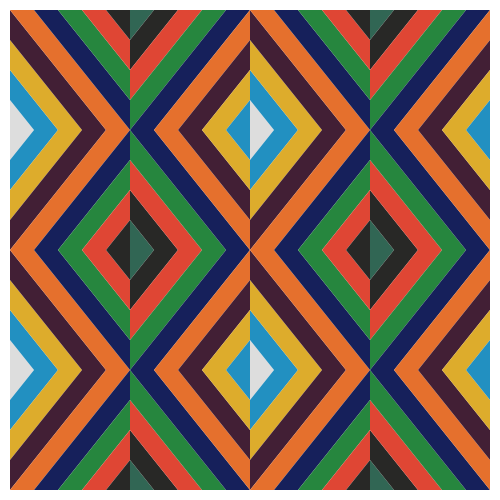
Frame 1 (no input)
Frame 60 (the mouse pressed at the canvas centre just before this capture): identical to frame 1, image omitted
Frame 120 (the mouse held since frame 60 and released just before this capture): identical to frame 1, image omitted

The Processing sketch that drew this single still picture (run headless with seeded random() and noise(); from frame 60 on, the mouse is pressed at the canvas centre):

// Processing sketch: Stephenator
// ── Stephenator.pde
StephenWestfall artist = new StephenWestfall();

float   painting_x;
float   painting_y;
float   painting_width;
float   painting_height;

int     painting_rows;
int     painting_colums;
Direction start_direction;

int     square_division;
color[] square_colors,square_colors2;

float   frames;
float   frame_size;
float   frame_distance;
color[] frame_colors;

void setup() {
  size(500, 500);
  //Propriedades da arte
  painting_x = 10;
  painting_y = 10;
  painting_width = 480;
  painting_height = 480;
  //Divisão da arte
  painting_rows = 4;
  painting_colums = 4;
  start_direction = Direction.LEFT;
  //Propriedade do elemento 'squares'
  square_division = 9;
  //Paleta de cores 1
  square_colors = artist.colors;
  //Paleta de cores 2
  square_colors2 = new color[]{
    artist.colors[9], 
    artist.colors[8], 
    artist.colors[7], 
    artist.colors[6], 
    artist.colors[5], 
    artist.colors[4], 
    artist.colors[3], 
    artist.colors[2], 
    artist.colors[1], 
    artist.colors[0]};
  //Propriedade do elemento 'frames'
  frames = 0;
  frame_size = width/12;
  frame_distance = frame_size*2;
  frame_colors = artist.colors; 
}

void draw() {
  background(255);
  noStroke();
  artist.drawPainting(painting_x, painting_y, painting_width, painting_height, painting_rows, painting_colums, square_division, start_direction, square_colors, square_colors2);
}
// ── StephenWestfall.pde
class StephenWestfall 
{
  Boolean orginal_square_division = true;
  color[] colors = {
    color(221, 221, 221), //branco
    color(34, 144, 193), //azul
    color(221, 172, 44), //amarelo
    color(66, 31, 53), //roxo
    color(229, 112, 45), //laranja
    color(22, 32, 91), //azul escuro
    color(38, 134, 62), //verde
    color(223, 70, 52), //vermelho
    color(40, 40, 38), //preto
    color(49, 102, 84) //verde musgo
  };
  //Método para criação da arte
  void drawPainting(float x, float y, float w, float h, int row, int col, int square_division, Direction start_direction, color...c) {
    color[][] colors = {c};
    drawPainting(x,y,w,h,row,col,square_division,start_direction,colors);
  }
  void drawPainting(float x, float y, float w, float h, int row, int col, int square_division, Direction start_direction, color[]...c) { 
    float square_width = w/col;
    float square_height = h/row;
    int i, j, fill_colors = 0; 
    Direction current_direction = start_direction;
    for (i = 0; i < row; i++) {
      for (j = 0; j < col; j++) {
        drawColorFullSquare(x+(square_width*j), y+(square_height*i), square_width, square_height, square_division, current_direction, c[fill_colors]);
        if (start_direction == Direction.LEFT) current_direction = (current_direction==start_direction) ? Direction.RIGHT : Direction.LEFT;
        else current_direction = (current_direction==start_direction) ? Direction.LEFT : Direction.RIGHT;
        fill_colors = (fill_colors+1<c.length) ? fill_colors+1 : 0 ;
      }
      if ( row % 2 == 0 ) { 
        if (start_direction == Direction.LEFT) current_direction = (current_direction==start_direction) ? Direction.RIGHT : Direction.LEFT;
        else current_direction = (current_direction==start_direction) ? Direction.LEFT : Direction.RIGHT;
      }
    }
  }
  void drawColorFullSquare(float x, float y, float w, float h, int n, Direction d, color...c) {
    if (orginal_square_division) {
      drawOriginalColorfulSquare(x,y,w,h,n,d,c);
    } else {
      drawFixedColorFullSquare(x,y,w,h,n,d,c);
    }
  }
  //Vesão 'corrigida' do quadrado listrado
  void drawFixedColorFullSquare(float x, float y, float w, float h, int n, Direction d, color...c) {
    //Iniciando variáveis
    int i, half_n, fill_index = 0;
    //Largura horizontal da barra
    float bar_width = (w*2)/n;
    //Largura vertical da barra
    float bar_height = (h*2)/n;
    //Metade da largura horizontal da barra
    float half_bar_width = bar_width/2;
    //Metade da largura vertical da barra
    float half_bar_height = bar_height/2;
    //Verifica se o número total de barras é ímpar. Caso verdadeiro, ele faz o desenho utilizando o algorítimo que faz o desenho da barra central
    if (n%2>0) {
      half_n = (n-1)/2;
      //Lado1
      for (i=0; i<half_n; i++) {
        fill(c[fill_index]);
        if (d==Direction.LEFT) quad(x, y+h-(bar_height*i), x+(bar_width*i), y+h, x+(bar_width*(i+1)), y+h, x, y+h-(bar_height*(i+1)));
        else quad(x, y+(bar_height*i), x+(bar_width*i), y, x+(bar_width*(i+1)), y, x, y+(bar_height*(i+1)));
        fill_index = (fill_index+1<c.length) ? fill_index+1 : 0 ;
      }
      //Desenho da barra central
      fill(c[fill_index]);
      if (d==Direction.LEFT) {
        beginShape();
        vertex(x, y);
        vertex(x+half_bar_width, y);
        vertex(x+w, y+h-half_bar_height);
        vertex(x+w, y+h);
        vertex(x+w-half_bar_width, y+h);
        vertex(x, y+half_bar_height);
        endShape(CLOSE);
      } else {
        beginShape();
        vertex(x, y+h);
        vertex(x, y+h-half_bar_height);
        vertex(x+w-half_bar_width, y);
        vertex(x+w, y);
        vertex(x+w, y+half_bar_height);
        vertex(x+half_bar_width, y+h);
        endShape(CLOSE);
      }
      fill_index = (fill_index+1<c.length) ? fill_index+1 : 0 ;
      //Lado 2
      for (i=0; i<half_n; i++) {
        fill(c[fill_index]);
        if (d==Direction.LEFT) quad(x+(bar_width*i)+half_bar_width, y, x+w, y+h-(bar_height*i)-half_bar_height, x+w, y+h-(bar_height*(i+1))-half_bar_height, x+(bar_width*(i+1))+half_bar_width, y);
        else quad(x+(bar_width*i)+half_bar_width, y+h, x+w, y+(bar_height*i)+half_bar_height, x+w, y+(bar_height*(i+1))+half_bar_height, x+(bar_width*(i+1))+half_bar_width, y+h);
        fill_index = (fill_index+1<c.length) ? fill_index+1 : 0 ;
      }
    //Caso o número de barras seja par, ele faz o desenho utilizando o algorítimo que divide o número total de barras pela metade
    } else {
      //Lado 1
      for (i=0; i<n/2; i++) {
        fill(c[fill_index]);
        if (d==Direction.LEFT) quad(x, y+h-(bar_height*i), x+(bar_width*i), y+h, x+(bar_width*(i+1)), y+h, x, y+h-(bar_height*(i+1)));
        else quad(x, y+(bar_height*i), x+(bar_width*i), y, x+(bar_width*(i+1)), y, x, y+(bar_height*(i+1)));
        fill_index = (fill_index+1<c.length) ? fill_index+1 : 0 ;
      }
      //Lado 2
      for (i=0; i<n/2; i++) {
        fill(c[fill_index]);
        if (d==Direction.LEFT) quad(x+(bar_width*i), y, x+w, y+h-(bar_height*i), x+w, y+h-(bar_height*(i+1)), x+(bar_width*(i+1)), y);
        else quad(x+(bar_width*i), y+h, x+w, y+(bar_height*i), x+w, y+(bar_height*(i+1)), x+(bar_width*(i+1)), y+h);
        fill_index = (fill_index+1<c.length) ? fill_index+1 : 0 ;
      }
    }
  }
  //Vesão original do quadrado listrado
  void drawOriginalColorfulSquare(float x, float y, float w, float h, int n, Direction d, color...c) {
    //Iniciando variáveis
    int i, half_n, fill_index = 0;
    float bar_width, bar_height;
    //Verifica se o número total de barras é ímpar. Caso verdadeiro, ele faz o desenho utilizando o algorítimo que faz o desenho da barra central
    if (n%2>0) {
      //Número de barras de cada lado
      half_n = (n-1)/2;
      //Largura horizontal da barra
      bar_width = w/((n+1)/2);
      //Largura vertical da barra
      bar_height = h/((n-1)/2);
      //Lado esquerdo
      for (i=0; i<half_n; i++) {
        fill(c[fill_index]);
        if (d==Direction.LEFT) quad(x, y+h-(bar_height*i), x+(bar_width*i), y+h, x+(bar_width*(i+1)), y+h, x, y+h-(bar_height*(i+1)));
        else quad(x+(bar_width*i), y, x, y+(bar_height*i), x, y+(bar_height*(i+1)), x+(bar_width*(i+1)), y);
        fill_index = (fill_index+1<c.length) ? fill_index+1 : 0 ;
      }
      //Barra central
      fill(c[fill_index]);
      if (d==Direction.LEFT) quad(x, y, x+w-bar_width, y+h, x+w, y+h, x+bar_width, y);
      else quad(x, y+h, x+w-bar_width, y, x+w, y, x+bar_width, y+h);
      fill_index = (fill_index+1<c.length) ? fill_index+1 : 0 ;
      //Lado direito
      for (i=0; i<half_n; i++) {
        fill(c[fill_index]);
        if (d==Direction.LEFT) quad(x+(bar_width*(i+1)), y, x+w, y+h-(bar_height*i), x+w, y+h-(bar_height*(i+1)), x+(bar_width*(i+2)), y);
        else quad(x+(bar_width*(i+1)), y+h, x+w, y+(bar_height*i), x+w, y+(bar_height*(i+1)), x+(bar_width*(i+2)), y+h);
        fill_index = (fill_index+1<c.length) ? fill_index+1 : 0 ;
      }
    //Caso o número de barras seja par, ele faz o desenho utilizando o algorítimo que divide o número total de barras pela metade
    } else {
      //Número de barras de cada lado
      half_n = n/2;
      //Largura horizontal da barra
      bar_width = (w*2)/n;
      //Largura vertical da barra
      bar_height = (h*2)/n;
      //Lado direto
      for (i=0; i<half_n; i++) {
        fill(c[fill_index]);
        if (d==Direction.LEFT) quad(x, y+h-(bar_height*i), x+(bar_width*i), y+h, x+(bar_width*(i+1)), y+h, x, y+h-(bar_height*(i+1)));
        else quad(x, y+(bar_height*i), x+(bar_width*i), y, x+(bar_width*(i+1)), y, x, y+(bar_height*(i+1)));
        fill_index = (fill_index+1<c.length) ? fill_index+1 : 0 ;
      }
      //Lado esquerdo
      for (i=0; i<half_n; i++) {
        fill(c[fill_index]);
        if (d==Direction.LEFT) quad(x+(bar_width*i), y, x+w, y+h-(bar_height*i), x+w, y+h-(bar_height*(i+1)), x+(bar_width*(i+1)), y);
        else quad(x+(bar_width*i), y+h, x+w, y+(bar_height*i), x+w, y+(bar_height*(i+1)), x+(bar_width*(i+1)), y+h);
        fill_index = (fill_index+1<c.length) ? fill_index+1 : 0 ;
      }
    }
  }  
  //Desenho dos quadros sobre o quadrado listrado
  void drawOverFrames(float l, float s, float d, color...c) {
    int i, fill_index = 0;
    fill(c[fill_index]);
    for (i = 0; i<l; i++) {
      fill(140);
      rect(width/2-s-d*i, height/2-s-(d*i), s*2+((d*i)*2), s);
      rect(width/2-s-d*i, height/2+(d*i), s*2+((d*i)*2), s);
      rect(width/2-s-d*i, height/2-s-(d*i), s, s*2+((d*i)*2));
      rect(width/2+d*i, height/2-s-(d*i), s, s*2+((d*i)*2));
      fill_index = (fill_index+1<c.length) ? fill_index+1 : 0 ;
    }
  }
  //Desenho do triângulo colorido
  void drawColorfulTriangle(float x, float y, float w, float h, int n, Direction d, color...c) {
    if (n>0) {
      int fill_index = 0;
      float intervalo_w = w/n;
      float intervalo_h = h/n;
      for (int i = 0; i < n; i++) {
        fill(c[fill_index]);
        switch(d) {
          case LEFT_DOWN:
            drawTriangle(x, y+(intervalo_h*i), w-(intervalo_w*i), h-(intervalo_h*i), d);
            break;
          case RIGHT_UP:
            drawTriangle(x+(intervalo_w*i), y, w-(intervalo_w*i), h-(intervalo_h*i), d);
            break;
          case LEFT_UP:
            drawTriangle(x, y, w-(intervalo_w*i), h-(intervalo_h*i), d);
            break;
          case RIGHT_DOWN:
            drawTriangle(x+(intervalo_w*i), y+(intervalo_w*i), w-(intervalo_w*i), h-(intervalo_h*i), d);
            break;
          case UP:
            drawTriangle(x+(intervalo_w*i)/2, y, w-(intervalo_w*i), h-(intervalo_h*i), d);
            break;
         case DOWN:
            drawTriangle(x+(intervalo_w*i)/2, y+(intervalo_w*i), w-(intervalo_w*i), h-(intervalo_h*i), d);
            break;
         case LEFT:
            drawTriangle(x, y+(intervalo_w*i)/2, w-(intervalo_w*i), h-(intervalo_h*i), d);
            break;
         case RIGHT:
            drawTriangle(x+(intervalo_w*i), y+(intervalo_w*i)/2, w-(intervalo_w*i), h-(intervalo_h*i), d);
            break;
        }
        fill_index = (fill_index+1<c.length) ? fill_index+1 : 0 ;  
      }
    }
  }
  //Método auxiliar para desenho de um triângulo
  void drawTriangle(float x, float y, float w, float h, Direction d) {
    switch (d) {
      case LEFT:
        triangle(x, y+h/2, x+w, y, x+w,y+h);
        break;
      case RIGHT:
        triangle(x, y, x+w, y+h/2, x, y+h);
        break;
      case UP:
        triangle(x+w/2, y, x+w, y+h, x,y+h);
        break;
      case DOWN:
        triangle(x, y, x+w, y, x+w/2, y+h);
        break;
      case RIGHT_DOWN:
        triangle(x, y+h, x+w, y+h, x+w, y); 
        break;
      case RIGHT_UP:
        triangle(x, y, x+w, y, x+w, y+h); 
        break;
      case LEFT_DOWN: 
        triangle(x, y, x, y+h, x+w, y+h);
        break;
      case LEFT_UP:
        triangle(x, y+h, x, y, x+w, y);
        break;
       default:
       drawTriangle(x, y, w, h, Direction.UP);
    }
  } 
}

//Enum Directions utilizado para definir as direções das barras e dos triângulos
public enum Direction {
  LEFT, RIGHT, UP, DOWN, LEFT_UP, LEFT_DOWN, RIGHT_UP, RIGHT_DOWN;
}
